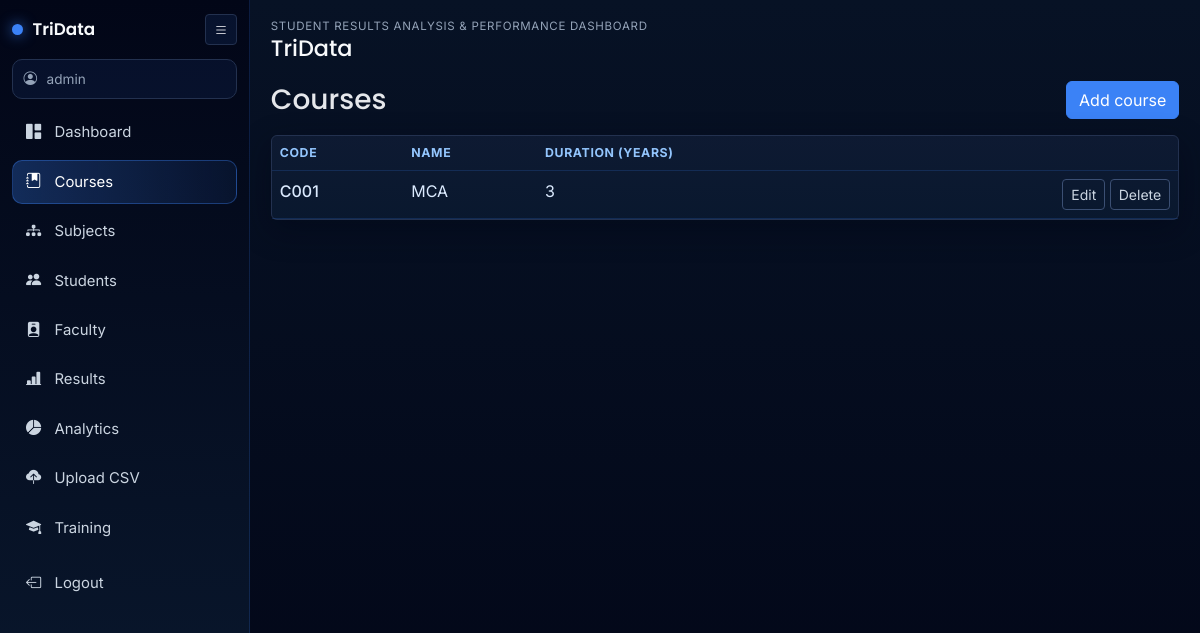
Screenshot of /admin/courses (signed in) with the database file from the repository.
### app/models.py (models this page shows, shortened)
class User(UserMixin, db.Model):
    __tablename__ = "users"
    id = db.Column(db.Integer, primary_key=True)
    username = db.Column(db.String(80), unique=True, nullable=False, index=True)
    password_hash = db.Column(db.String(256), nullable=False)
    role = db.Column(db.String(20), nullable=False, default="student")  # admin | faculty | student
    student = db.relationship("Student", backref="user_account", uselist=False)
    faculty = db.relationship("Faculty", backref="user_account", uselist=False)

class Course(db.Model):
    __tablename__ = "courses"
    id = db.Column(db.Integer, primary_key=True)
    name = db.Column(db.String(120), nullable=False)
    code = db.Column(db.String(32), unique=True, nullable=False, index=True)
    duration_years = db.Column(db.Integer, default=4)
    subjects = db.relationship("Subject", backref="course", lazy="dynamic")
    students = db.relationship("Student", backref="course", lazy="dynamic")

### app/routes/admin.py (the view)
@bp.route("/courses")
def courses_list():
    courses = Course.query.order_by(Course.code).all()
    return render_template("admin/courses_list.html", courses=courses)

### app/routes/admin.py (called while the page is built)
@bp.before_request
@login_required
def _admin_gate():
    if current_user.role != "admin":
        from flask import abort
        abort(403)

### app/templates/admin/courses_list.html (shortened to what this page needs)
{% extends "base.html" %}
{% block content %}
<div class="d-flex justify-content-between align-items-center mb-3">
  <h1 class="h3 mb-0">Courses</h1>
  <a class="btn btn-primary" href="{{ url_for('admin.course_add') }}">Add course</a>
</div>
<div class="card">
  <div class="table-responsive">
    <table class="table table-hover mb-0">
      <thead><tr><th>Code</th><th>Name</th><th>Duration (years)</th><th></th></tr></thead>
      <tbody>
        {% for c in courses %}
        <tr>
          <td class="fw-medium">{{ c.code }}</td>
          <td>{{ c.name }}</td>
          <td>{{ c.duration_years }}</td>
          <td class="text-end">
            <a class="btn btn-sm btn-outline-secondary" href="{{ url_for('admin.course_edit', cid=c.id) }}">Edit</a>
            <form class="d-inline" method="post" action="{{ url_for('admin.course_delete', cid=c.id) }}" onsubmit="return confirm('Delete this course?');">
              <button type="submit" class="btn btn-sm btn-outline-danger">Delete</button>
            </form>
          </td>
        </tr>
        {% else %}
        <tr><td colspan="4" class="text-muted py-4 text-center">No courses yet.</td></tr>
        {% endfor %}
      </tbody>
    </table>
  </div>
</div>
{% endblock %}

### app/templates/base.html (shortened to what this page needs)
<!DOCTYPE html>
<html lang="en">
<head>
  <link href="https://cdn.jsdelivr.net/npm/bootstrap-icons@1.11.3/font/bootstrap-icons.css" rel="stylesheet">
  <link href="https://cdn.jsdelivr.net/npm/bootstrap@5.3.3/dist/css/bootstrap.min.css" rel="stylesheet">
  <link rel="stylesheet" href="{{ url_for('static', filename='css/app.css') }}">
</head>
<body>
  {% if current_user.is_authenticated %}
  <div id="tridataShell" class="app-shell">
    <aside id="appSidebar" class="app-sidebar">
      <div class="sidebar-head">
        <div class="brand-wrap">
          <span class="brand-dot"></span>
          <span class="brand-text">TriData</span>
        </div>
        <button id="sidebarToggle" class="btn btn-sm icon-btn" type="button" aria-label="Toggle sidebar">
          <i class="bi bi-list"></i>
        </button>
      </div>
      <div class="user-chip">
        <i class="bi bi-person-circle"></i>
        <span>{{ current_user.username }}</span>
      </div>
      <nav class="side-nav">
        {% if current_user.role == 'admin' %}
        <a class="side-link {% if request.endpoint == 'admin.dashboard' %}active{% endif %}" href="{{ url_for('admin.dashboard') }}"><i class="bi bi-grid-1x2-fill"></i><span>Dashboard</span></a>
        <a class="side-link {% if request.endpoint in ['admin.courses_list', 'admin.course_add', 'admin.course_edit'] %}active{% endif %}" href="{{ url_for('admin.courses_list') }}"><i class="bi bi-journal-bookmark-fill"></i><span>Courses</span></a>
        <a class="side-link " href="{{ url_for('admin.subjects_list') }}"><i class="bi bi-diagram-3-fill"></i><span>Subjects</span></a>
        <a class="side-link " href="{{ url_for('admin.students_list') }}"><i class="bi bi-people-fill"></i><span>Students</span></a>
        <a class="side-link " href="{{ url_for('admin.faculty_list') }}"><i class="bi bi-person-badge-fill"></i><span>Faculty</span></a>
        <a class="side-link {% if request.endpoint == 'admin.results_list' %}active{% endif %}" href="{{ url_for('admin.results_list') }}"><i class="bi bi-bar-chart-line-fill"></i><span>Results</span></a>
        <a class="side-link {% if request.endpoint == 'admin.analytics' %}active{% endif %}" href="{{ url_for('admin.analytics') }}"><i class="bi bi-pie-chart-fill"></i><span>Analytics</span></a>
        <a class="side-link {% if request.endpoint == 'admin.results_upload' %}active{% endif %}" href="{{ url_for('admin.results_upload') }}"><i class="bi bi-cloud-upload-fill"></i><span>Upload CSV</span></a>
        <a class="side-link {% if request.endpoint in ['admin.training_list'] %}active{% endif %}" href="{{ url_for('admin.training_list') }}"><i class="bi bi-mortarboard-fill"></i><span>Training</span></a>
        {% endif %}
      </nav>
      <a class="side-link logout-link" href="{{ url_for('auth.logout') }}"><i class="bi bi-box-arrow-left"></i><span>Logout</span></a>
    </aside>
    <div class="content-wrap">
      <header class="content-head">
        <div>
          <div class="eyebrow">Student Results Analysis & Performance Dashboard</div>
          <h1 class="page-title">{% block page_title %}TriData{% endblock %}</h1>
        </div>
      </header>
      <main class="content-main">
        {{ self.content() }}
      </main>
    </div>
  </div>
  {% endif %}
</body>
</html>

### app/static/css/app.css (style rules this page uses)
:root { --deep-blue: #0a192f; --dark-black: #020617; --accent-blue: #3b82f6; --light-text: #e5e7eb; --muted-text: #94a3b8; --panel: #0f1b33; --panel-2: #111f3a; --border: #23314f; }
* { font-family: Inter, "Segoe UI", sans-serif; }
body { min-height: 100vh; background: linear-gradient(180deg, #071225 0%, var(--dark-black) 100%); color: var(--light-text); }
h1, h2, h3, h4, h5, h6, .page-title, .brand-text { font-family: Poppins, Inter, sans-serif; }
.app-shell { display: flex; min-height: 100vh; }
.app-sidebar { position: fixed; top: 0; left: 0; bottom: 0; width: 250px; background: linear-gradient(180deg, var(--dark-black) 0%, var(--deep-blue) 100%); border-right: 1px solid rgba(59, 130, 246, 0.18); padding: 0.9rem 0.75rem 0.8rem; transition: width 0.2s ease; overflow: hidden; z-index: 1050; }
.sidebar-head { display: flex; align-items: center; justify-content: space-between; margin-bottom: 0.85rem; }
.brand-wrap { display: flex; align-items: center; gap: 0.6rem; }
.brand-dot { width: 11px; height: 11px; border-radius: 50%; background: var(--accent-blue); box-shadow: 0 0 14px rgba(59, 130, 246, 0.8); }
.brand-text { font-size: 1.05rem; font-weight: 600; color: #f8fafc; }
.icon-btn { border: 1px solid var(--border); color: var(--light-text); background: rgba(59, 130, 246, 0.1); }
.user-chip { display: flex; align-items: center; gap: 0.6rem; color: var(--muted-text); border: 1px solid var(--border); background: rgba(59, 130, 246, 0.08); border-radius: 10px; padding: 0.55rem 0.65rem; font-size: 0.85rem; margin-bottom: 0.7rem; }
.side-nav { display: flex; flex-direction: column; gap: 0.3rem; }
.side-link { display: flex; align-items: center; gap: 0.75rem; color: #cbd5e1; text-decoration: none; border-radius: 10px; padding: 0.62rem 0.72rem; font-size: 0.93rem; border: 1px solid transparent; transition: all 0.18s ease; }
.side-link i { width: 18px; text-align: center; font-size: 0.95rem; }
.side-link.active { color: #fff; border-color: rgba(59, 130, 246, 0.36); background: linear-gradient(90deg, rgba(59, 130, 246, 0.28), rgba(59, 130, 246, 0.08)); }
.logout-link { margin-top: 0.7rem; }
.content-wrap { margin-left: 250px; width: calc(100% - 250px); transition: margin-left 0.2s ease, width 0.2s ease; }
.content-head { padding: 1.1rem 1.3rem 0.4rem; }
.eyebrow { color: var(--muted-text); text-transform: uppercase; letter-spacing: 0.06em; font-size: 0.72rem; }
.page-title { margin-bottom: 0; font-size: 1.4rem; color: #f8fafc; }
.content-main { padding: 0.8rem 1.3rem 1.35rem; }
.card { background: linear-gradient(180deg, rgba(15, 27, 51, 0.92), rgba(10, 25, 47, 0.92)); border: 1px solid var(--border); box-shadow: 0 10px 30px rgba(2, 6, 23, 0.45); color: var(--light-text); }
.table { --bs-table-bg: transparent; --bs-table-color: #dbeafe; --bs-table-border-color: rgba(59, 130, 246, 0.18); --bs-table-hover-bg: rgba(59, 130, 246, 0.08); }
.table thead th { font-size: 0.77rem; text-transform: uppercase; letter-spacing: 0.05em; color: #93c5fd; border-bottom-width: 1px; }
.btn-primary { background-color: var(--accent-blue); border-color: var(--accent-blue); }
.btn-outline-secondary, .btn-outline-primary, .btn-outline-success, .btn-outline-danger { border-color: #3b4f73; color: #cbd5e1; }

### rows the page displays
User: username "admin"
Course: code "C001", name "MCA", duration_years "3"
